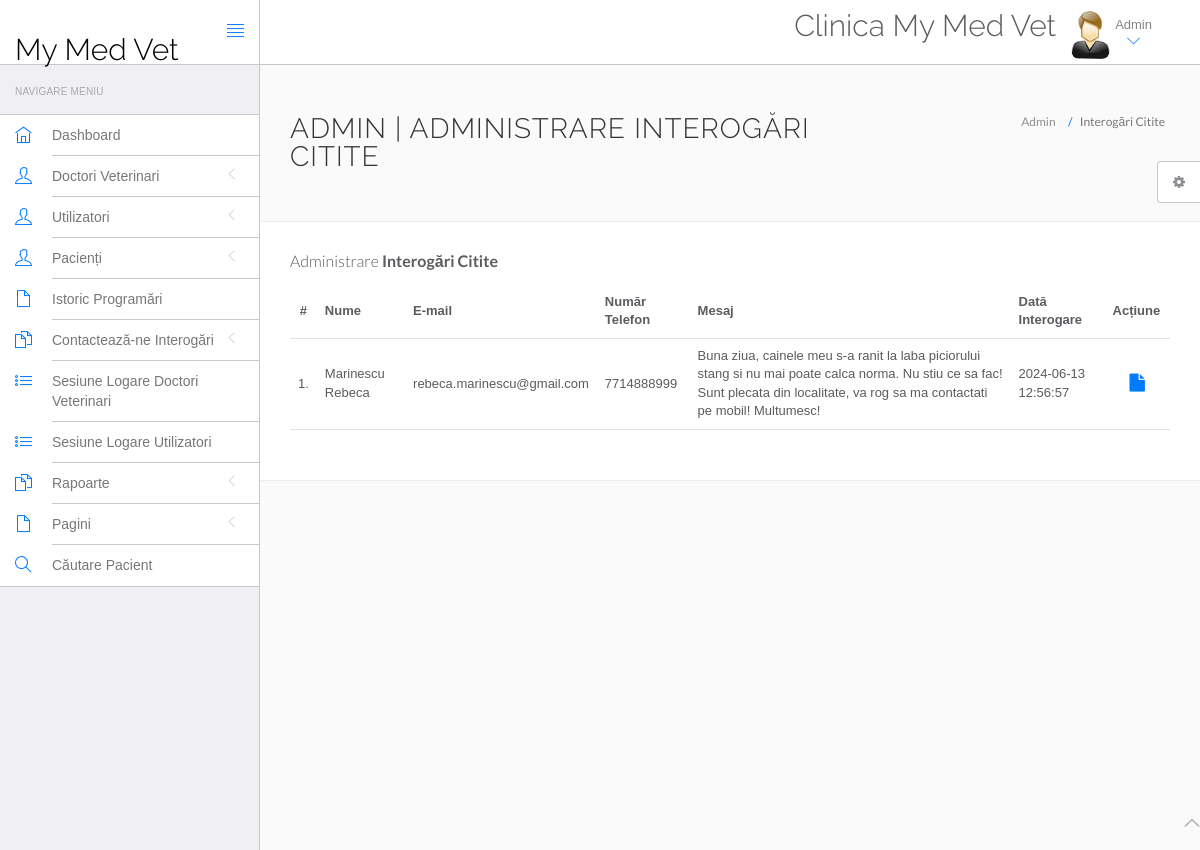
/mymedvet/admin/read-query.php (signed in), run on the app's committed database.
### tables this page shows
CREATE TABLE `tblcontactus` (
  `id` int(11) NOT NULL,
  `fullname` varchar(255) DEFAULT NULL,
  `email` varchar(255) DEFAULT NULL,
  `phoneNumber` bigint(12) DEFAULT NULL,
  `message` mediumtext DEFAULT NULL,
  `PostingDate` timestamp NULL DEFAULT current_timestamp(),
  `AdminRemark` mediumtext DEFAULT NULL,
  `LastupdateDate` timestamp NULL DEFAULT NULL ON UPDATE current_timestamp(),
  `IsRead` int(11) DEFAULT NULL
);

### mymedvet/admin/read-query.php (the view, shortened to what this page needs)
<?php
include('include/config.php');
if(strlen($_SESSION['id']==0)) {
 header('location:logout.php');
  } else{
?>
<!DOCTYPE html>
<html lang="en">
	<head>
		<link rel="stylesheet" href="vendor/bootstrap/css/bootstrap.min.css">
		<link rel="stylesheet" href="vendor/fontawesome/css/font-awesome.min.css">
		<link rel="stylesheet" href="vendor/themify-icons/themify-icons.min.css">
		<link href="vendor/animate.css/animate.min.css" rel="stylesheet" media="screen">
		<link href="vendor/perfect-scrollbar/perfect-scrollbar.min.css" rel="stylesheet" media="screen">
		<link href="vendor/switchery/switchery.min.css" rel="stylesheet" media="screen">
		<link href="vendor/bootstrap-touchspin/jquery.bootstrap-touchspin.min.css" rel="stylesheet" media="screen">
		<link href="vendor/select2/select2.min.css" rel="stylesheet" media="screen">
		<link href="vendor/bootstrap-datepicker/bootstrap-datepicker3.standalone.min.css" rel="stylesheet" media="screen">
		<link href="vendor/bootstrap-timepicker/bootstrap-timepicker.min.css" rel="stylesheet" media="screen">
		<link rel="stylesheet" href="customstyle/css/styles.css">
		<link rel="stylesheet" href="customstyle/css/plugins.css">
		<link rel="stylesheet" href="customstyle/css/themes/theme-1.css" id="skin_color" />
	</head>
	<body>
		<div id="app">
<?php include('include/sidebar.php');?>
			<div class="app-content">
						<?php include('include/header.php');?>
				<div class="main-content" >
					<div class="wrap-content container" id="container">
						<section id="page-title">
							<div class="row">
								<div class="col-sm-8">
									<h1 class="mainTitle">Admin | Administrare Interogări Citite</h1>
																	</div>
								<ol class="breadcrumb">
									<li>
										<span>Admin</span>
									</li>
									<li class="active">
										<span>Interogări Citite</span>
									</li>
								</ol>
							</div>
						</section>
						<div class="container-fluid container-fullw bg-white">
									<div class="row">
								<div class="col-md-12">
									<h5 class="over-title margin-bottom-15">Administrare <span class="text-bold">Interogări Citite</span></h5>
									<table class="table table-hover" id="sample-table-1">
										<thead>
											<tr>
												<th class="center">#</th>
												<th>Nume</th>
												<th class="hidden-xs">E-mail</th>
												<th>Număr Telefon </th>
												<th>Mesaj </th>
												<th>Dată Interogare</th>
												<th>Acțiune</th>
											</tr>
										</thead>
										<tbody>
<?php
$sql=mysqli_query($con,"select * from tblcontactus where IsRead is not null");
$cnt=1;
while($row=mysqli_fetch_array($sql))
{
?>
											<tr>
												<td class="center"><?php echo $cnt;?>.</td>
												<td class="hidden-xs"><?php echo $row['fullname'];?></td>
												<td><?php echo $row['email'];?></td>
												<td><?php echo $row['phoneNumber'];?></td>
												<td><?php echo $row['message'];?></td>
												<td><?php echo $row['PostingDate'];?></td>
												<td >
												<div class="visible-md visible-lg hidden-sm hidden-xs">
							<a href="query-details.php?id=<?php echo $row['id'];?>" class="btn btn-transparent btn-lg" title="View Details"><i class="fa fa-file"></i></a>
												</div>
												</td>
											</tr>
											<?php
$cnt=$cnt+1;
											 }?>
										</tbody>
									</table>
								</div>
							</div>
								</div>
							</div>
						</div>
					</div>
				</div>
	<?php include('include/footer.php');?>
	<?php include('include/setting.php');?>
	</body>
</html>
<?php } ?>

### mymedvet/admin/customstyle/css/themes/theme-1.css (style rules this page uses)
body { background: #FAFAFA; }

### data on the page
tblcontactus: fullname "Marinescu Rebeca", email "rebeca.marinescu@gmail.com", phoneNumber "7714888999", message "Buna ziua, cainele meu s-a ranit la laba piciorului stang si nu mai poate calca norma. Nu stiu ce sa fac! Sunt plecata din localitate, va rog sa ma contactati pe mobil! Multumesc!", PostingDate "2024-06-13 12:56:57"
